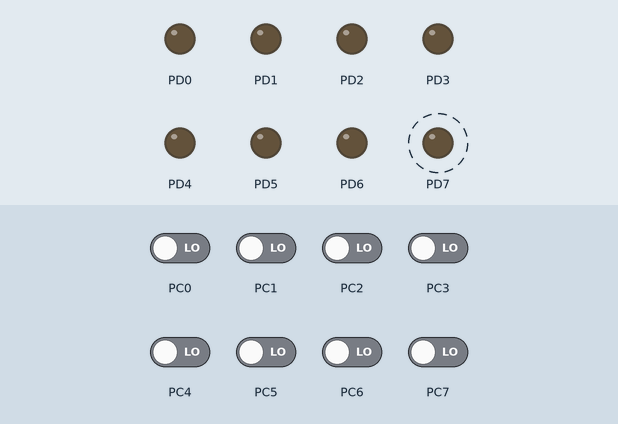
Recording of a program running on a simulated ATmega128, built with avr-gcc and emulated at 8 MHz. On the bench: output pins drawn as LEDs (lit = HIGH). Dashed ring = blinking. The test bench sets the inputs (shaded band); at power-on: PC0–7 LOW.

Above: at 4.8 s.
4.9 s: PC0 driven HIGH
At 5.8 s:
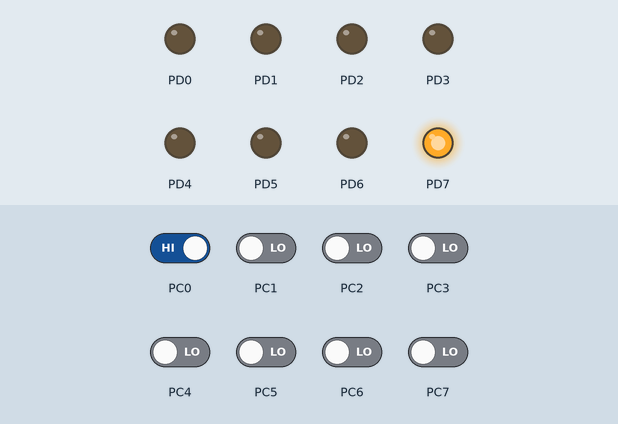
7.6 s: PC1 driven HIGH
At 8.9 s:
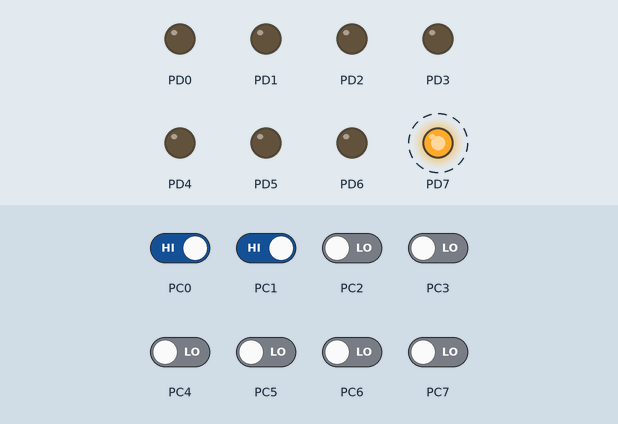
13.6 s: PC1 driven LOW
At 14.1 s:
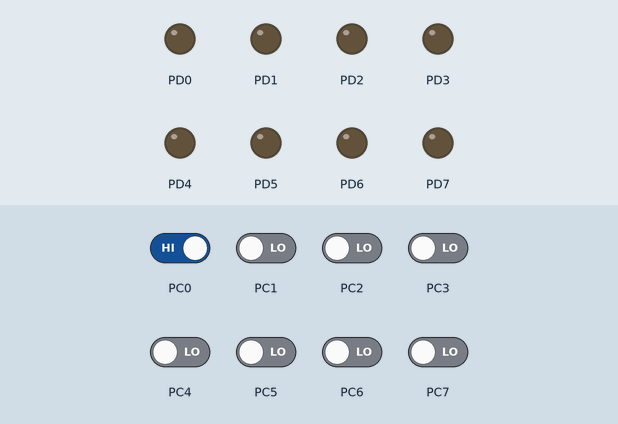
16.3 s: PC0 driven LOW
At 17.9 s:
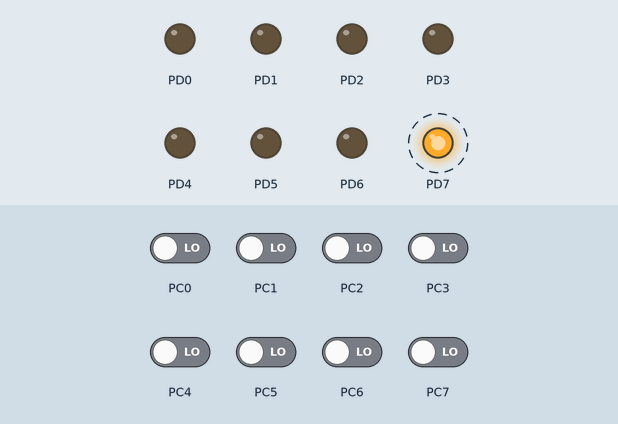
Timing chart, 0 to 23.3 s (numbered marks = the images above; inputs shaded):
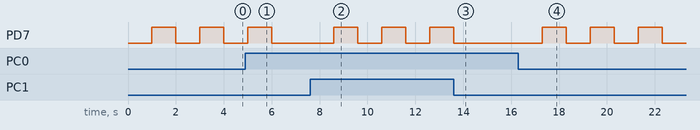

Measured:
- after the input at 4.9 s, PD7: goes on until 6.0 s, then stays LOW
- after the input at 7.6 s, PD7: alternates HIGH for 1.0 s and LOW for 1.0 s, starting after 1.0 s
- after the input at 13.6 s, PD7: goes on until 13.6 s, then stays LOW
- after the input at 16.3 s, PD7: alternates HIGH for 1.0 s and LOW for 1.0 s, starting after 1.0 s
- by itself, PD7: alternates HIGH for 1.0 s and LOW for 1.0 s

The program:

main.c
```c
// (licence header left out)
#define F_CPU 8e6

#include <avr/io.h>
#include <util/delay.h>


/******************************************************************/
void wait( int ms )
/*
short:			Busy wait number of millisecs
inputs:			int ms (Number of millisecs to busy wait)
outputs:
notes:			Busy wait, not very accurate. Make sure (external)
				clock value is set. This is used by _delay_ms inside
				util/delay.h
*******************************************************************/
{
	for (int i=0; i<ms; i++) {
		_delay_ms( 1 );		// library function (max 30 ms at 8MHz)
	}
}

/******************************************************************/
int main( void ) {
/*
short:			main() loop, entry point of executable
inputs:
outputs:
notes:			Looping forever, flipping bits on PORTD
*******************************************************************/

	DDRD = 0b11111111;			// All pins PORTD are set to output
	DDRC = 0b00000000;			// All pins PORTC are set to input

	while (1) {
		PORTD  =0x00;
		if (PINC != 0x01){
			PORTD  =0x00;
			wait(1000);
			PORTD =0x80;
			wait(1000);
		}
	}

	return 1;
}
```
